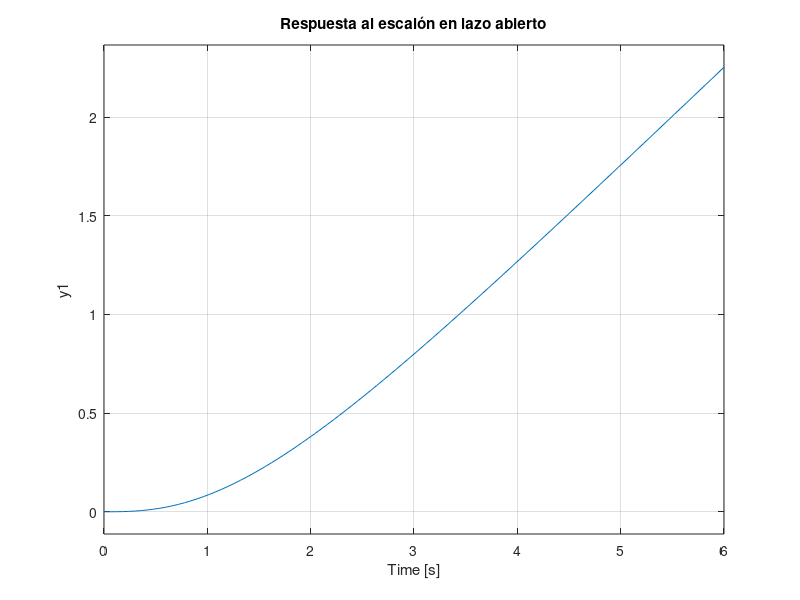
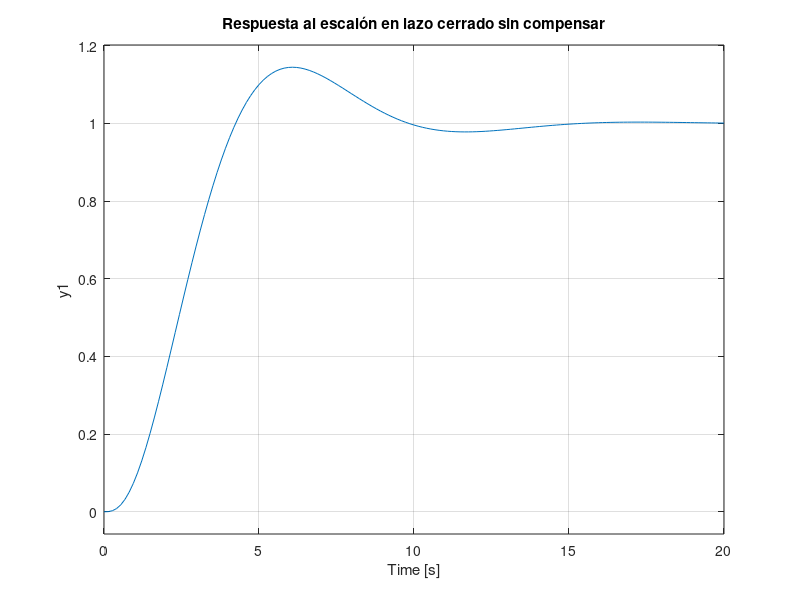
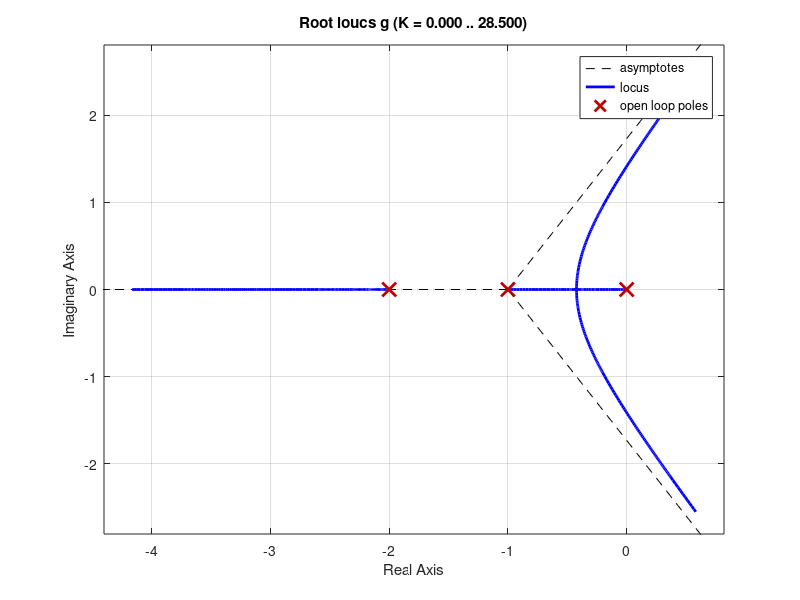
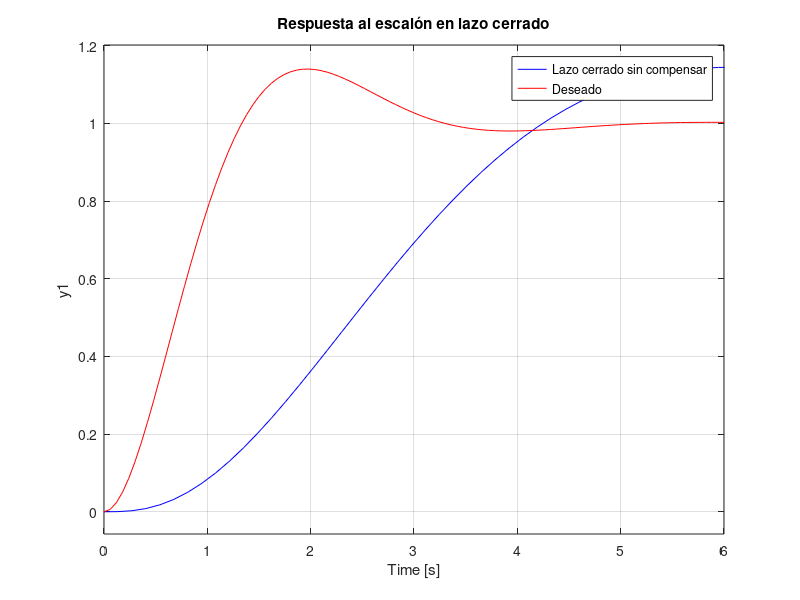

The MATLAB source for these figures, in order:
clc
clear
close all

%---------sistema en lazo abierto---
g=tf(1,[1 3 2 0])
step(g)
title('Respuesta al escalón en lazo abierto')
%---------sistema en lazo abierto---
gcl=feedback(g,1); % sistema sin compensador en lazo cerrado
figure
step(gcl)
title('Respuesta al escalón en lazo cerrado sin compensar')
figure
rlocus(g)


%----------polos deseados-----------
so=0.14;
Ts=4;
e=sqrt((log(so))^2/(pi^2+(log(so))^2));
wn=4/(Ts*e);
hd=tf(wn^2,[1 2*e*wn wn^2]);
figure
step(gcl,'b')
hold on
step(hd,'r')
title('Respuesta al escalón en lazo cerrado')
legend('Lazo cerrado sin compensar','Deseado')
[p z] =pzmap(hd)

s1=p(1);
s2=p(2);

%---------sistema en lazo abierto con G_c(s)=(s+z)/(s+p)---
%----------Encontrando angulo faltante------
ang = rad2deg(angle(1/(s1*(s1^2+3*s1+2))));
angf= 180-ang;
phi=110; %90 70 60 57.97
theta=phi-angf;
%---------encontrando el cero y el polo---
if phi<=90
    x1=imag(s1)/tand(phi);
    x2=imag(s1)/tand(theta);
    z=x1+abs(real(s1));  %funciona si se ubica el cero por debajo o al lado izquierdo del polo deseado
    p=x2+abs(real(s1));
else
    x1=imag(s1)/tand(180-phi);
    x2=imag(s1)/tand(theta);
    z=abs(real(s1))-x1;
    p=x2+abs(real(s1));
    
end


% z=x1+abs(real(s1));
% p=x2+abs(real(s1));

gc=tf([1 z],[1 p]);
ol=gc*g;
figure
rlocus(ol)
%---------sistema en lazo abierto con G_c(s)---

%---------encontrando la ganancia----
num=s1+z;
den=s1*(s1^2+3*s1+2)*(s1+p);
div=abs(num/den);
K=1/div;
%---------encontrando la ganancia----

%-------controlador completo----
gc=K*gc;
%-------controlador completo----
sc=gc*g; % sistema completo en lazo abierto
cl=feedback(sc,1) % sistema compensado en lazo cerrado

figure
step(cl,'k')
hold on
step(gcl,'b')
step(hd,'.r')
title('Respuesta al escalon')
legend('Sistema compensado', 'Sistema no compensado', 'Sistema deseado')

figure
subplot(1,2,1)
pzmap(gcl,'b')
title('Sistema no compensado')
subplot(1,2,2)
pzmap(cl,'k')
title('Sistema compensado')
%----------compensador usando operacionales-------
%comparador
R1=10e3;
R2=R1;
R3=R1;
R4=R1;
%------red de adelanto-atraso-----
C1=10e-6;
C2=C1;
R1c=1/(z*C1);
R2c=1/(p*C2);
R3c=10e3;
R4c=K*R3c;
